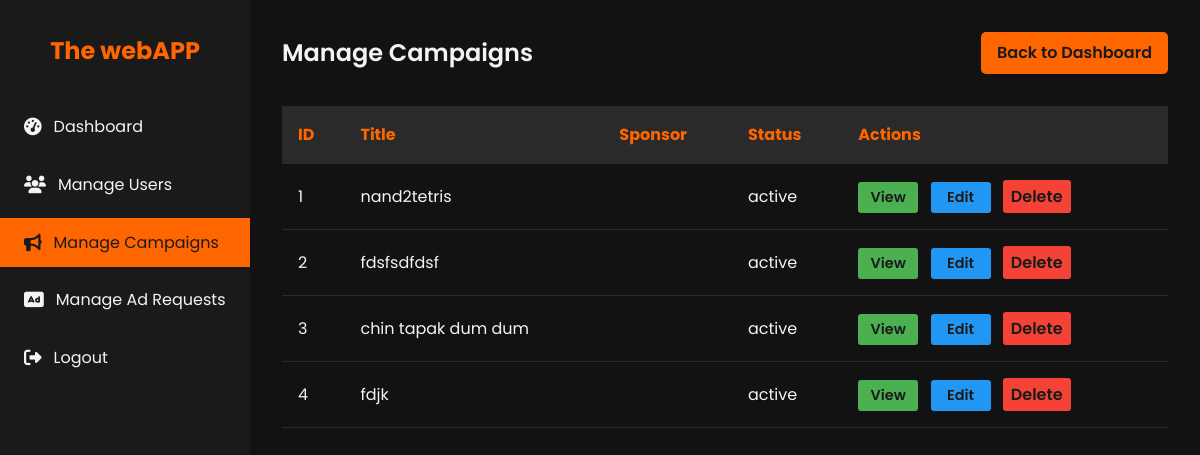
/admin/campaigns (signed in), run on an earlier commit of the app's database.
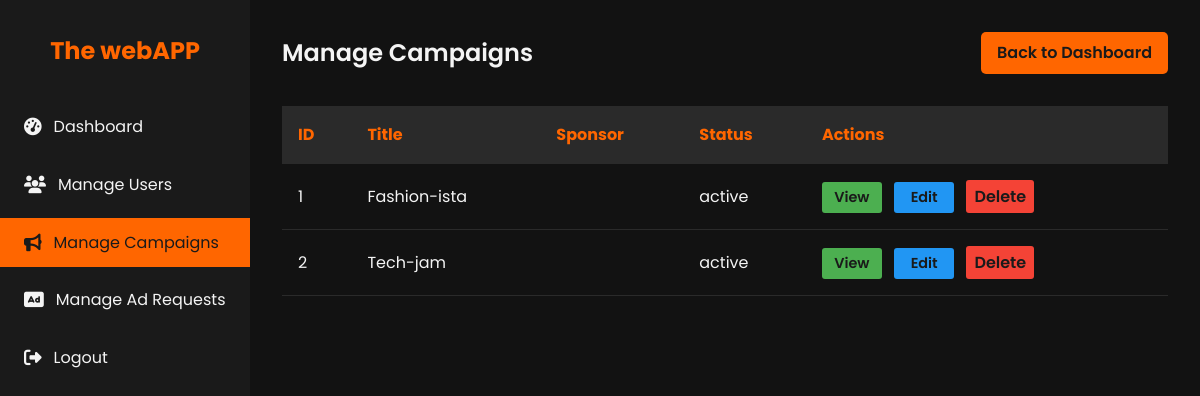
And on a later commit of the database.
### models.py (models this page shows, shortened)
class Campaign(db.Model):
    id = db.Column(db.Integer, primary_key=True)
    sponsor_id = db.Column(db.Integer, db.ForeignKey('sponsor.id', ondelete='SET NULL'), nullable=True)
    title = db.Column(db.String(120), nullable=False)
    company_name= db.Column(db.String(120), nullable=False)
    description = db.Column(db.Text)
    budget = db.Column(db.Float)
    category = db.Column(db.String(120))
    status = db.Column(db.String(50), nullable=False)  # active, completed, flagged
    start_date = db.Column(db.DateTime)
    end_date = db.Column(db.DateTime)
    is_public = db.Column(db.Boolean, default=True)
    sponsor = db.relationship('Sponsor', backref=db.backref('campaigns', lazy=True, cascade='all, delete-orphan'))

### app.py (the view)
    @app.route('/admin/campaigns')
    @login_required
    @admin_required
    def admin_campaigns():
        campaigns = Campaign.query.all()
        return render_template('admin_campaigns.html', campaigns=campaigns)

### templates/admin_campaigns.html (shortened to what this page needs)
<!DOCTYPE html>
<html lang="en">
<head>
    <link rel="stylesheet" href="https://cdnjs.cloudflare.com/ajax/libs/font-awesome/6.1.1/css/all.min.css">
</head>
<body>
    <div class="dashboard">
        <aside class="sidebar">
            <div class="logo">
                <h1>The webAPP</h1>
            </div>
            <nav>
                <ul class="nav-menu">
                    <li class="nav-item">
                        <a href="{{ url_for('admin_dashboard') }}" class="nav-link">
                            <i class="fas fa-tachometer-alt"></i> Dashboard
                        </a>
                    </li>
                    <li class="nav-item">
                        <a href="{{ url_for('admin_users') }}" class="nav-link">
                            <i class="fas fa-users"></i> Manage Users
                        </a>
                    </li>
                    <li class="nav-item">
                        <a href="{{ url_for('admin_campaigns') }}" class="nav-link active">
                            <i class="fas fa-bullhorn"></i> Manage Campaigns
                        </a>
                    </li>
                    <li class="nav-item">
                        <a href="{{ url_for('admin_ad_requests') }}" class="nav-link">
                            <i class="fas fa-ad"></i> Manage Ad Requests
                        </a>
                    </li>
                    <li class="nav-item">
                        <a href="{{ url_for('logout') }}" class="nav-link">
                            <i class="fas fa-sign-out-alt"></i> Logout
                        </a>
                    </li>
                </ul>
            </nav>
        </aside>
        <main class="main-content">
            <header class="header">
                <h1 class="welcome-text">Manage Campaigns</h1>
                <a href="{{ url_for('admin_dashboard') }}" class="btn">Back to Dashboard</a>
            </header>
            <table class="campaign-table">
                <thead>
                    <tr>
                        <th>ID</th>
                        <th>Title</th>
                        <th>Sponsor</th>
                        <th>Status</th>
                        <th>Actions</th>
                    </tr>
                </thead>
                <tbody>
                    {% for campaign in campaigns %}
                    <tr>
                        <td>{{ campaign.id }}</td>
                        <td>{{ campaign.title }}</td>
                        <td>{{ campaign.sponsor.username }}</td>
                        <td>{{ campaign.status }}</td>
                        <td>
                            <a href="{{ url_for('admin_campaign_detail', campaign_id=campaign.id) }}" class="btn action-btn view-btn">View</a>
                            <a href="{{ url_for('admin_campaign_edit', campaign_id=campaign.id) }}" class="btn action-btn edit-btn">Edit</a>
                            <form action="{{ url_for('admin_campaign_delete', campaign_id=campaign.id) }}" method="post" style="display:inline;">
                                <button type="submit" class="btn action-btn delete-btn" onclick="return confirm('Are you sure you want to delete this campaign?');">Delete</button>
                            </form>
                        </td>
                    </tr>
                    {% endfor %}
                </tbody>
            </table>
        </main>
    </div>
</body>
</html>

What changed in the data, as far as the page shows it:
removed Campaign: id "3", title "chin tapak dum dum", status "active"
removed Campaign: id "4", title "fdjk", status "active"
changed Campaign id 1: title "nand2tetris" → "Fashion-ista"
changed Campaign id 2: title "fdsfsdfdsf" → "Tech-jam"
